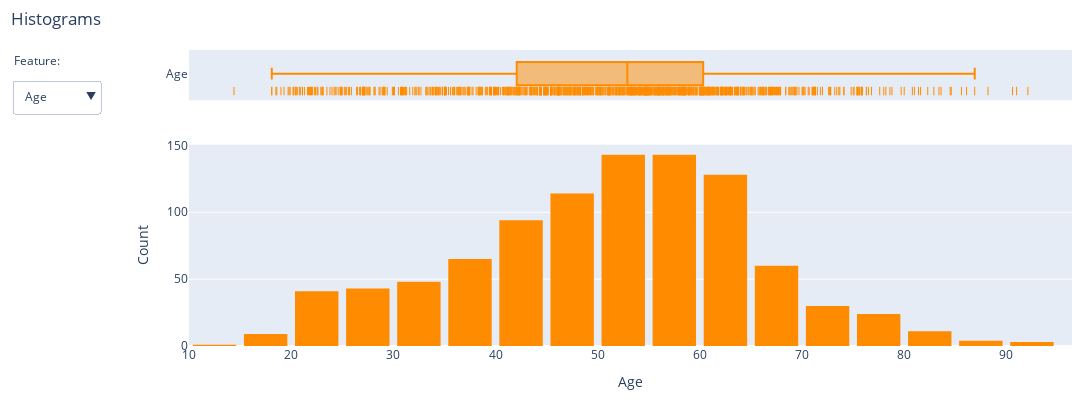

The notebook cell this image was saved under:
### Markdown cell above
## **Data Visualisations**

### Code cell
hist_features = ['Age', 'Height', 'Weight', 'BMI', 'Systolic', 'Diastolic']
colour = 'DarkOrange'

# Initialize subplots
fig = make_subplots(rows=2, cols=1, row_heights=[0.2, 0.8], shared_xaxes=True)

# Add Traces with visibility settings
for idx, feature in enumerate(hist_features):
    fig.add_trace(go.Histogram(
        x=data[feature],
        nbinsx=len(np.histogram_bin_edges(data[feature], bins='fd')),
        name=feature,
        marker_color=colour,
        visible=(idx == 0)
    ), row=2, col=1)
    fig.add_trace(go.Box(
        x=data[feature],
        marker_symbol='line-ns-open',
        boxpoints='all',
        jitter=0,
        hoveron='points',
        name=feature,
        marker_color=colour,
        visible=(idx == 0)
    ), row=1, col=1)


# Add buttons
fig.update_layout(
    updatemenus=[
        dict(
            direction="down",
            showactive=True,
            x=-0.2,
            xanchor='left',
            y=0.9,
            yanchor='top',
            buttons=list([
                dict(label=feature,
                     method="update",
                     args=[{"visible": [(i // 2 == idx) for i in range(len(hist_features) * 2)]},
                          {"xaxis2.title": feature}])
                for idx, feature in enumerate(hist_features)
            ]),
        )
    ],
    showlegend=False,
    title=dict(text='Histograms', x=0.01),
    yaxis1_title="",
    xaxis2_title=hist_features[0], # Default x-axis title for the first histogram
    yaxis2_title='Count', # y-axis title
)

# Add annotation
fig.update_layout(
    annotations=[
        dict(text="Feature:", showarrow=False,
        x = -0.2, xref="paper", y=1, yref="paper", align="left")
    ]
)

# Set plot size and add a bar gap
fig.update_layout(
    autosize=False,
    width=1100,
    height=400,
    margin=dict(l=20, r=20, t=50, b=20),
    bargap=0.15
)


fig.show()

### Figure 1 — Plotly figure (JSON) as saved in the notebook; plotly's stock layout.template omitted (floating-point values rounded to 4 significant figures; data arrays with more than 128 entries replaced by an {"elided": "..."} marker saying what was removed)
{"data": [{"marker": {"color": "DarkOrange"}, "name": "Age", "nbinsx": 23, "type": "histogram", "visible": true, "x": {"elided": "961 float values"}, "xaxis": "x2", "yaxis": "y2"}, {"boxpoints": "all", "hoveron": "points", "jitter": 0, "marker": {"color": "DarkOrange", "symbol": "line-ns-open"}, "name": "Age", "type": "box", "visible": true, "x": {"elided": "961 float values"}, "xaxis": "x", "yaxis": "y"}, {"marker": {"color": "DarkOrange"}, "name": "Height", "nbinsx": 37, "type": "histogram", "visible": false, "x": {"elided": "961 float values"}, "xaxis": "x2", "yaxis": "y2"}, {"boxpoints": "all", "hoveron": "points", "jitter": 0, "marker": {"color": "DarkOrange", "symbol": "line-ns-open"}, "name": "Height", "type": "box", "visible": false, "x": {"elided": "961 float values"}, "xaxis": "x", "yaxis": "y"}, {"marker": {"color": "DarkOrange"}, "name": "Weight", "nbinsx": 34, "type": "histogram", "visible": false, "x": {"elided": "961 float values"}, "xaxis": "x2", "yaxis": "y2"}, {"boxpoints": "all", "hoveron": "points", "jitter": 0, "marker": {"color": "DarkOrange", "symbol": "line-ns-open"}, "name": "Weight", "type": "box", "visible": false, "x": {"elided": "961 float values"}, "xaxis": "x", "yaxis": "y"}, {"marker": {"color": "DarkOrange"}, "name": "BMI", "nbinsx": 31, "type": "histogram", "visible": false, "x": {"elided": "961 float values"}, "xaxis": "x2", "yaxis": "y2"}, {"boxpoints": "all", "hoveron": "points", "jitter": 0, "marker": {"color": "DarkOrange", "symbol": "line-ns-open"}, "name": "BMI", "type": "box", "visible": false, "x": {"elided": "961 float values"}, "xaxis": "x", "yaxis": "y"}, {"marker": {"color": "DarkOrange"}, "name": "Systolic", "nbinsx": 35, "type": "histogram", "visible": false, "x": {"elided": "961 float values"}, "xaxis": "x2", "yaxis": "y2"}, {"boxpoints": "all", "hoveron": "points", "jitter": 0, "marker": {"color": "DarkOrange", "symbol": "line-ns-open"}, "name": "Systolic", "type": "box", "visible": false, "x": {"elided": "961 float values"}, "xaxis": "x", "yaxis": "y"}, {"marker": {"color": "DarkOrange"}, "name": "Diastolic", "nbinsx": 33, "type": "histogram", "visible": false, "x": {"elided": "961 float values"}, "xaxis": "x2", "yaxis": "y2"}, {"boxpoints": "all", "hoveron": "points", "jitter": 0, "marker": {"color": "DarkOrange", "symbol": "line-ns-open"}, "name": "Diastolic", "type": "box", "visible": false, "x": {"elided": "961 float values"}, "xaxis": "x", "yaxis": "y"}], "layout": {"annotations": [{"align": "left", "showarrow": false, "text": "Feature:", "x": -0.2, "xref": "paper", "y": 1, "yref": "paper"}], "autosize": false, "bargap": 0.15, "height": 400, "margin": {"b": 20, "l": 20, "r": 20, "t": 50}, "showlegend": false, "title": {"text": "Histograms", "x": 0.01}, "updatemenus": [{"buttons": [{"args": [{"visible": [true, true, false, false, false, false, false, false, false, false, false, false]}, {"xaxis2.title": "Age"}], "label": "Age", "method": "update"}, {"args": [{"visible": [false, false, true, true, false, false, false, false, false, false, false, false]}, {"xaxis2.title": "Height"}], "label": "Height", "method": "update"}, {"args": [{"visible": [false, false, false, false, true, true, false, false, false, false, false, false]}, {"xaxis2.title": "Weight"}], "label": "Weight", "method": "update"}, {"args": [{"visible": [false, false, false, false, false, false, true, true, false, false, false, false]}, {"xaxis2.title": "BMI"}], "label": "BMI", "method": "update"}, {"args": [{"visible": [false, false, false, false, false, false, false, false, true, true, false, false]}, {"xaxis2.title": "Systolic"}], "label": "Systolic", "method": "update"}, {"args": [{"visible": [false, false, false, false, false, false, false, false, false, false, true, true]}, {"xaxis2.title": "Diastolic"}], "label": "Diastolic", "method": "update"}], "direction": "down", "showactive": true, "x": -0.2, "xanchor": "left", "y": 0.9, "yanchor": "top"}], "width": 1100, "xaxis": {"anchor": "y", "domain": [0, 1], "matches": "x2", "showticklabels": false}, "xaxis2": {"anchor": "y2", "domain": [0, 1], "title": {"text": "Age"}}, "yaxis": {"anchor": "x", "domain": [0.83, 1], "title": {"text": ""}}, "yaxis2": {"anchor": "x2", "domain": [0, 0.68], "title": {"text": "Count"}}}}
